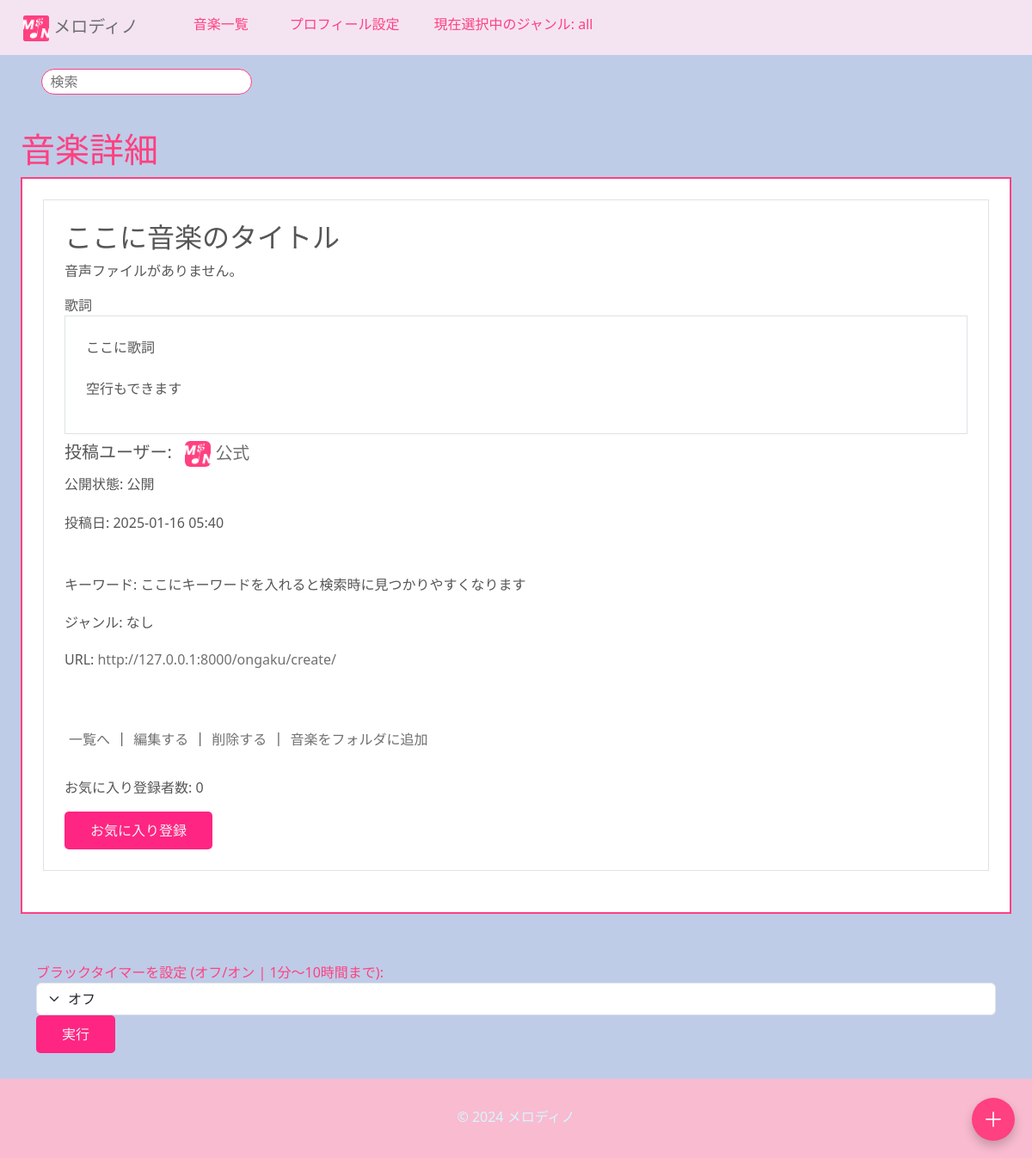
The app's page /ongaku/1/datail/ (signed in), older data.
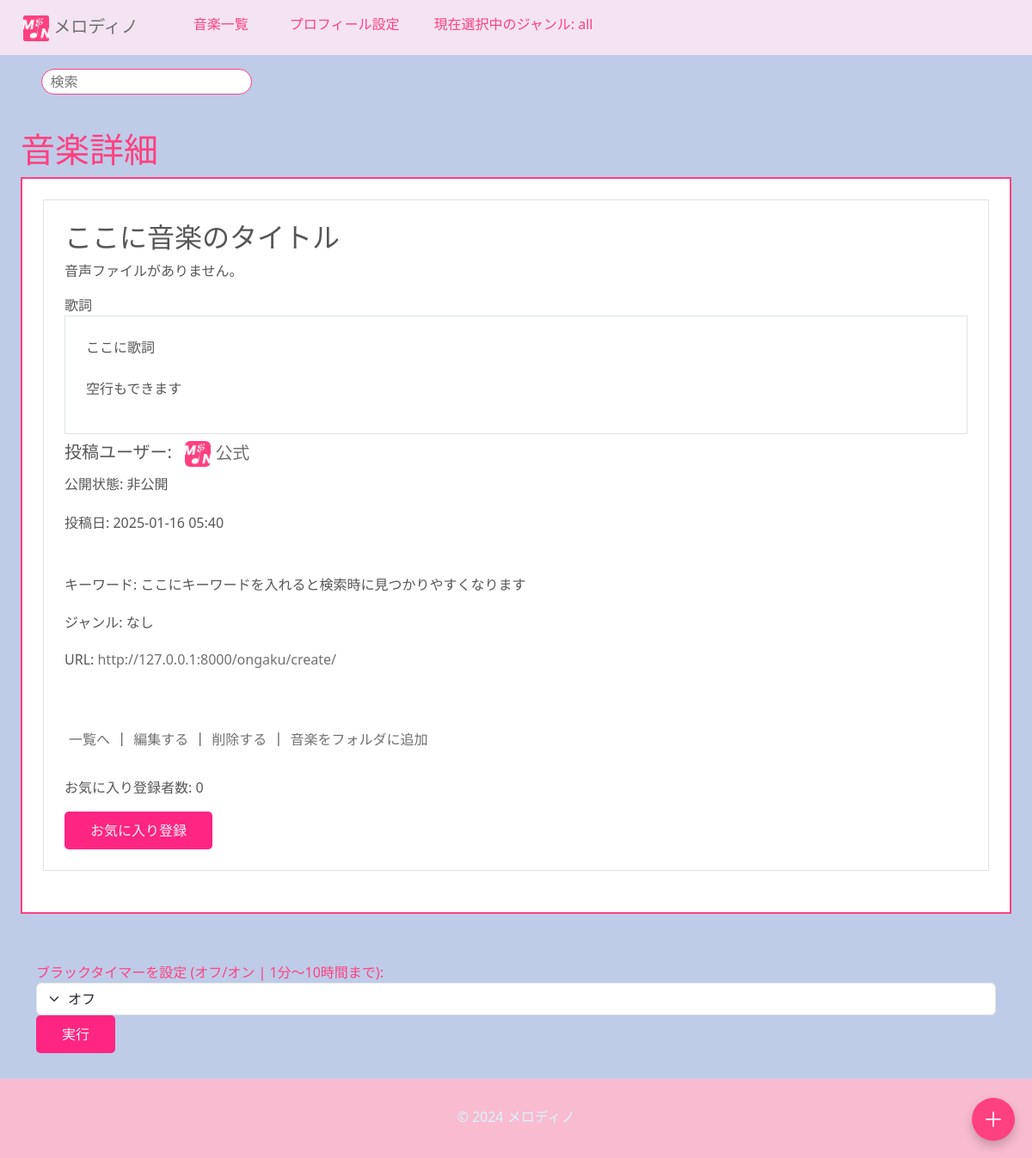
The same page, newer data.
### ongaku/models.py (models this page shows, shortened)
class Ongaku(models.Model):
    title = models.CharField(max_length=70, verbose_name="タイトル")
    text = models.TextField(blank=True, default="", verbose_name="説明")
    audio_file = models.FileField(upload_to='music/', null=True, blank=True, verbose_name="音楽ファイル")
    thumbnail = models.ImageField(null=True, blank=True, verbose_name="サムネイル")
    category = models.CharField(
        max_length=100, choices=CATEGORY, null=True, blank=True, verbose_name="カテゴリー"
    )
    custom_category = models.CharField(
        max_length=100,
        blank=True,
        help_text="検索時に見つかりやすくなります。",
        verbose_name="カスタムカテゴリー"
    )
    user = models.ForeignKey(User, on_delete=models.CASCADE, related_name='songs', verbose_name="ユーザー")
    search_count = models.IntegerField(default=0, verbose_name="検索回数")
    play_count = models.IntegerField(default=0, verbose_name="再生回数")
    is_public = models.BooleanField(default=False, verbose_name="公開設定")  # 公開/非公開設定
    created_at = models.DateTimeField(auto_now_add=True, verbose_name="作成日時")  # 投稿日
    ongaku_url = models.URLField(blank=False, null=False, verbose_name="音楽URL")
    favorites = models.ManyToManyField(User, related_name='favorite_songs', blank=True, verbose_name="お気に入り")
    favorited_by = models.ManyToManyField(
        'UserProfile',  # ユーザー情報が保存されているモデル
        related_name='favorite_songs',
        blank=True,
        verbose_name="お気に入りユーザー"
    )
    order = models.PositiveIntegerField(default=0, verbose_name="順序")
    class Meta:
        ordering = ['order']

class UserProfile(models.Model):
    user = models.OneToOneField(User, on_delete=models.CASCADE, verbose_name="ユーザー")
    songs = models.ManyToManyField(Ongaku, verbose_name="作った曲")  # ユーザーが作成した曲の関連
    display_name = models.CharField(max_length=100, unique=True, blank=True, null=True, verbose_name="表示名")
    bio = models.TextField(blank=True, null=True, verbose_name="自己紹介文")  # 自己紹介
    profile_picture = models.ImageField(upload_to='profile_pictures/', blank=True, null=True, verbose_name="アイコン")
    youtube_url = models.URLField(blank=True, null=True, verbose_name="YouTube")  # YouTube URL
    twitter_url = models.URLField(blank=True, null=True, verbose_name="x(Twitter)")  # Twitter URL

### ongaku/views.py (the view)
# urls.py: path('ongaku/<int:pk>/datail/', views.DetailOngakuView.as_view(), name='detail-ongaku'),
class DetailOngakuView(LoginRequiredMixin, DetailView):
    template_name = 'ongaku/ongaku_detail.html'
    model = Ongaku
    def get_context_data(self, **kwargs):
        context = super().get_context_data(**kwargs)
        ongaku = context['ongaku']
        favorite_count = ongaku.favorites.count()
        is_favorited = self.request.user.favorite_songs.filter(id=ongaku.id).exists()
        context['favorite_count'] = favorite_count
        context['is_favorited'] = is_favorited
        return context

### ongaku/templates/ongaku/ongaku_detail.html (shortened to what this page needs)
{% extends 'base.html' %}
{% block h1 %}音楽詳細{% endblock %}
{% block content %}
    <div class="border border_color p-4 mb-2" type="tokubetu">
        <div class="border border_color p-4 mb-4">
            <h2 class="h2 custom-title">{{ object.title }}</h2>
            {% if object.audio_file %}
                <audio id="audioPlayer{{ object.pk }}" controls style="width: 100%; max-width: 100%;">
                    <source src="{{ object.audio_file.url }}" type="audio/mpeg">
                    Your browser does not support the audio element.
                </audio>
            {% else %}
                {% if object.user == request.user %}
                    <p>音声ファイルがありません。</p>
                {% endif %}
            {% endif %}
            <div>
                <label>歌詞</label>
                <div class="border border_color p-4 mb-2">
                    <p style="white-space: pre-line;">{{ object.text|default:"なし" }}</p>
                </div>
                <span>
                    <div class="profile-container">
                        <h5>
                            投稿ユーザー:
                            <a href="{% url 'profile' object.user.pk %}">
                                {% if object.user.userprofile.profile_picture %}
                                    <img src="{{ object.user.userprofile.profile_picture.url }}" alt="プロフィール画像" class="profile-picture">
                                {% endif %}
                                {% if object.user.userprofile.display_name == None %}
                                    {{ object.user.userprofile.display_name|default:"匿名" }}{{ user.id }}
                                {% else %}
                                    {{ object.user.userprofile.display_name|default:"匿名" }}
                                {% endif %}
                            </a>
                        </h5>
                    </div>
                    {% if object.user == request.user %}
                        <p>公開状態: {{ ongaku.is_public|yesno:"公開,非公開" }}</p>
                    {% endif %}
                    <div>
                        <h6 class="card-title mt-4">投稿日: {{ object.created_at|date:"Y-m-d H:i" }}</h6>
                    </div>
                </span>
                <h4><br></h4>
            </div>
            <div class="category-info">
                <h6 class="card-title mt-4">キーワード: {{ object.custom_category|default:"なし" }}</h6>
                <h6 class="card-title mt-4">ジャンル: {{ object.category|default:"なし" }}</h6>
            </div>
            {% if object.ongaku_url %}
                <div>
                    <h6 class="card-title mt-4">
                        URL: <a href="{{ object.ongaku_url }}" target="_blank" style="word-wrap: break-word; word-break: break-word; white-space: normal; transition: color 0.3s ease, text-decoration 0.3s ease; max-width: 100%; ">{{ object.ongaku_url }}</a>
                    </h6>
                </div>
            {% endif %}
            <h4><br><br></h4>
            <div>
                <a href="{% url 'list-ongaku' %}" class="btn p-1">一覧へ</a> |
                {% if object.user == request.user %}
                    <a href="{% url 'update-ongaku' object.pk %}" class="btn p-1">編集する</a> |
                    <a href="{% url 'delete-ongaku' object.pk %}" class="btn p-1">削除する</a> |
                {% else %}
                    <a href="https://twitter.com/share?url={{ request.build_absolute_uri }}&text={{ item.title }}をチェック！" target="_blank" class="btn p-1">シェアする</a> |
                    <a href="{% url 'review' object.pk %}" class="btn p-1">レビューする</a> |
                {% endif %}
                    <a href="{% url 'add_song_to_folder' object.pk %}" class="btn p-1">音楽をフォルダに追加</a>
                <div>
                    <h6><br></h6>
                    <p>お気に入り登録者数: <span id="favorite-count">{{ favorite_count }}</span></p>
                    <form id="favorite-form" method="POST" action="{% url 'toggle_favorite' ongaku.id %}">
                        <button type="submit" id="favorite-button">
                            {% if is_favorited %}
                                お気に入り解除
                            {% else %}
                                お気に入り登録
                            {% endif %}
                        </button>
                    </form>
                </div>
            </div>
        </div>
    </div>
</div>
{% endblock content %}

### templates/base.html (shortened to what this page needs)
{% load static %}
<!doctype html>
<html lang="ja">
    <head>
        <link rel="stylesheet" href="https://cdn.jsdelivr.net/npm/bootstrap@5.3.0/dist/css/bootstrap.rtl.min.css">
        {% load static %}
        <link rel="stylesheet" type="text/css" href="{% static 'ongaku/css/style.css' %}">
        <link rel="stylesheet" href="{% static 'css/style.css' %}?v=1.0">
        <link rel="stylesheet" type="text/css" href="{% static 'css/style.css' %}">
    </head>
    <body id="body">
        <nav class="navbar navbar-expand-lg navbar-dark bg-success sticky-top">
            <div class="container-fluid">
                <div class="navbar-brand">
                    <a style="margin: 0 auto; margin-left: -1px; text-align: center;" href="#"><img style="width: auto; height: 30px;" src="{% static 'icon/MandN1.png' %}" alt="logo"> メロディノ</a>
                </div>
                <div class="collapse navbar-collapse" id="navbarNav">
                    <ul class="navbar-nav">
                        <li class="nav-item">
                            <a class="nav-link mx-3" href="{% url 'list-ongaku' %}">音楽一覧</a>
                        </li>
                        {% if request.user.is_authenticated %}
                            <li>
                                <a class="nav-link mx-3" href="{% url 'profile_list' %}">プロフィール設定</a>
                            </li>
                            <li>
                                <p class="mx-3" style="color: #ff4081 !important; margin-top: 8px;">現在選択中のジャンル: {% if selected_category %}{{ selected_category }}{% else %}all{% endif %}</p>
                            </li>
                        {% endif %}
                    </ul>
                </div>
            </div>
        </nav>
        {% if request.user.is_authenticated %}
        <div class="search-form">
            <form method="GET" action="{% url 'search' %}">
                <input type="text kensaku" name="query" placeholder="検索" aria-label="Search">
            </form>
        </div>
        {% endif %}
        {% block plus_button %}
        <button id="plusButton" class="border_color plus-button btn" onclick="openModal(); animateButton()">
            ＋
        </button>
        {% endblock %}
        <div class="p-4">
            <h1>{% block h1 %}{% endblock %}</h1>
            {% block content %}{% endblock content %}
        {% block is_authenticated %}
        {% if request.user.is_authenticated %}
            <div class="container mt-4">
                <label for="timerSelect" style="color: #ff4081;">ブラックタイマーを設定 (オフ/オン | 1分〜10時間まで):</label>
                <select id="timerSelect" class="form-select">
                    <option value="0">オフ</option>
                </select>
                <button onclick="setTimer()">実行</button>
            </div>
        {% endif %}
        {% endblock %}
            <footer>
                <p style="margin-top: 12px; text-align: center;">&copy; 2024 メロディノ</p>
            </footer>
    </body>
</html>

### ongaku/static/ongaku/css/style.css (style rules this page uses)
a { text-decoration: none; }

### templates/base.html (style rules this page uses)
body { background-color: #becce8; color: #565656; transition: background-color 0.5s, color 0.5s; }
.navbar { background-color: #f4e4f2 !important; color: #181818; }
.navbar-nav .nav-link { transition: background-color 0.3s ease, color 0.3s ease, transform 0.3s ease; border-radius: 25px; }
button { background-color: #ff2583; color: #f4f4f4; border: none; padding: 10px 30px; border-radius: 5px; }
a { color: rgb(112, 112, 112) !important; }
h1, h2, h3, h4, .h5 { color: #ff4081; }
footer { margin-top: 30px; background-color: #f8bbd0; padding: 20px 0; text-align: center; color: #d7f6ff; }
div[type="tokubetu"] { border-color: #ff4081; border: 2px solid #ff4081 !important; background-color: #ffff; }
.navbar-brand { display: flex; align-items: center; justify-content: flex-start; }
.navbar-dark .navbar-nav .nav-link, .navbar-nav form input { color: #ff4081 !important; }
.search-form { display: flex; justify-content: center; width: 100%; max-width: 300px; margin-left: 20px; }
.search-form input { width: 100%; height: 30px; border-radius: 20px; border: 1px solid #ff4081; padding-left: 10px; }
#plusButton { position: fixed; bottom: 20px; right: 20px; z-index: 1000; font-size: 24px; border-radius: 50%; width: 50px; height: 50px; display: flex; justify-content: center; align-items: center; background-color: #ff4081; color: #fff; box-shadow: 0 6px 12px rgba(0, 0, 0, 0.2); }
ul li { list-style-type: none; padding-left: 0; }

### ongaku/templates/ongaku/ongaku_detail.html (style rules this page uses)
.profile-container { display: flex; align-items: center; }
.profile-picture { width: 30px; height: 30px; margin-left: 10px; border-radius: 20%; }
.btn { font-size: 1rem; }

Row changes from the older to the newer data that the page shows:
changed Ongaku "ここに音楽のタイトル": is_public "公開" → "非公開"
